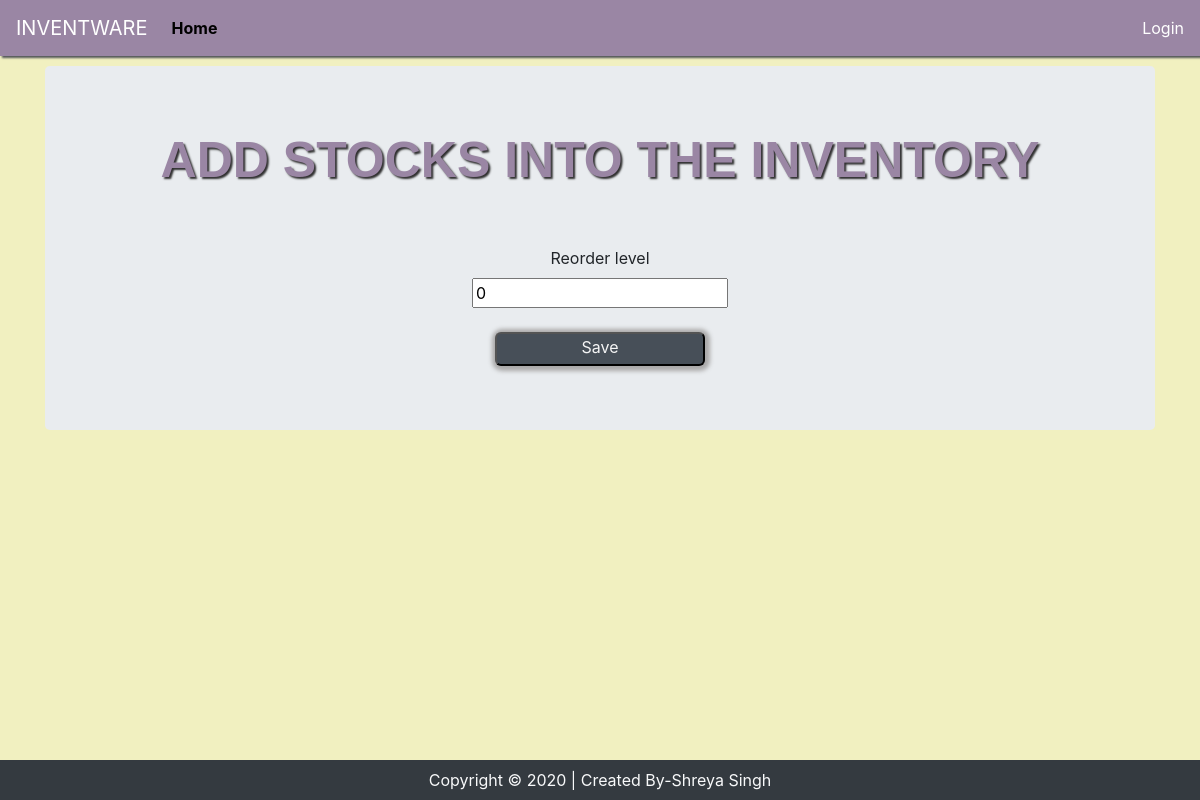
The page /reorder_level/13/ on the database as committed earlier.
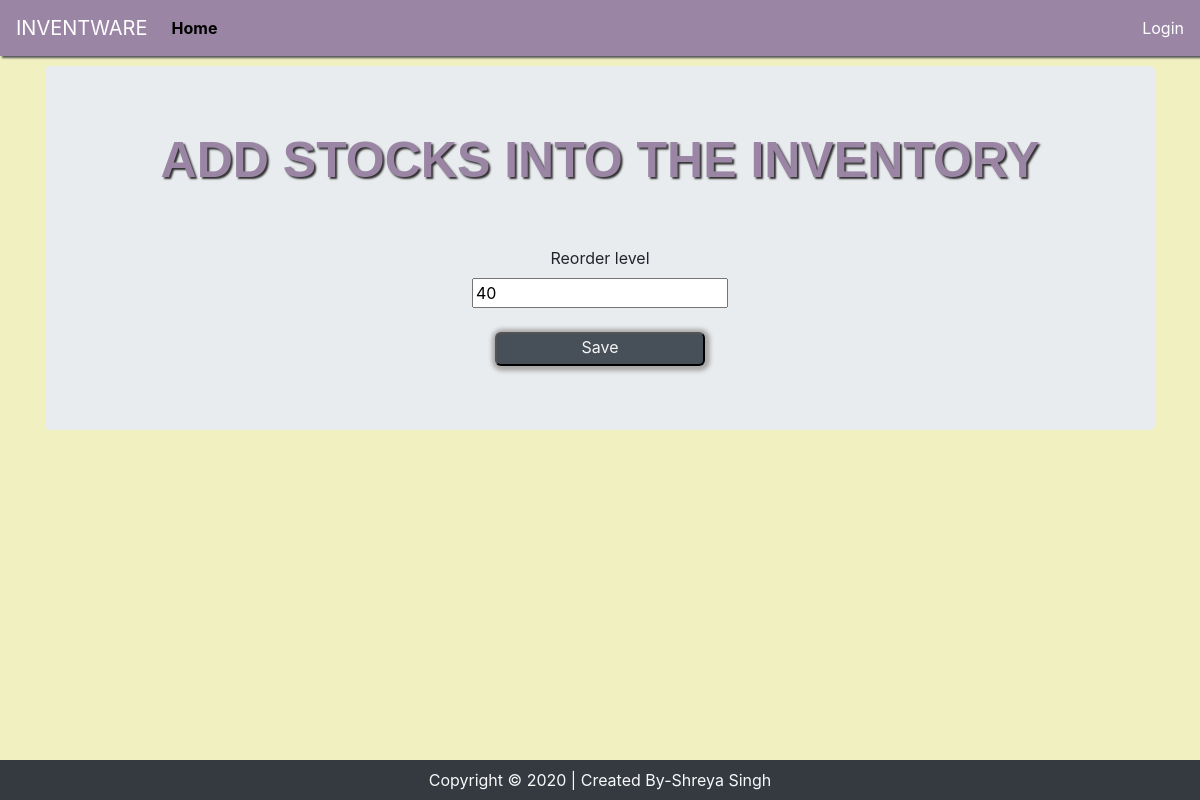
The same page on the database as committed later.
### inventory_mgmt/models.py (models this page shows, shortened)
class Stock(models.Model):
	user = models.ForeignKey(User, related_name='User', on_delete=models.CASCADE,default="")
	category = models.ForeignKey(Category, on_delete=models.CASCADE,blank=True)
	item_name = models.CharField(max_length=50, blank=True, null=True)
	quantity = models.IntegerField(default='0', blank=True, null=True)
	receive_quantity = models.IntegerField(default='0', blank=True, null=True)
	receive_by = models.CharField(max_length=50, blank=True, null=True)
	issue_quantity = models.IntegerField(default='0', blank=True, null=True)
	issue_by = models.CharField(max_length=50, blank=True, null=True)
	issue_to = models.CharField(max_length=50, blank=True, null=True)
	phone_number = models.CharField(max_length=50, blank=True, null=True)
	created_by = models.CharField(max_length=50, blank=True, null=True)
	reorder_level = models.IntegerField(default='0', blank=True, null=True)
	last_updated = models.DateTimeField(auto_now_add=False, auto_now=True)
	timestamp = models.DateTimeField(auto_now=False, auto_now_add=True)

### inventory_mgmt/views.py (the view)
# urls.py: path('reorder_level/<str:pk>/', views.reorder_level, name="reorder_level"),
def reorder_level(request, pk):
	queryset = Stock.objects.get(id=pk)
	form = ReorderLevelForm(request.POST or None, instance=queryset)
	if form.is_valid():
		instance = form.save(commit=False)
		instance.save()
		messages.success(request, "Reorder level for " + str(instance.item_name) + " is updated to " + str(instance.reorder_level))
		return redirect("/list_item")
	context = {
			"instance": queryset,
			"form": form,
		}
	return render(request, "add_items.html", context)

### inventory_mgmt/forms.py
class ReorderLevelForm(forms.ModelForm):
	class Meta:
		model = Stock
		fields = ['reorder_level']

### inventory_mgmt/templates/add_items.html (shortened to what this page needs)
{% load static %}
{% load crispy_forms_tags %}
<!DOCTYPE html>
<html lang="en">
<head>
  <link rel="stylesheet" href="https://stackpath.bootstrapcdn.com/bootstrap/4.4.1/css/bootstrap.min.css">
  <link href="{% static 'css/style.css' %}" rel="stylesheet">
</head>
<body>
{% include 'navbar.html'%}
<main role="main" class="container" style='margin-top:10px;'>
  <center><div class="jumbotron">
      <h1 class="header"><center>ADD STOCKS INTO THE INVENTORY</center></h1><br><br>
      <div class='enhance_form'>
        <form method='POST' action=''>{% csrf_token %}
          {{form|crispy}}
          <br>
          <input type="submit" class='filter_btn' value='Save'/>
        </form>
      </div>
  </div></center>
</main>
  <footer class="bg-dark text-light position-absolute fixed-bottom">
    <p class="text-center py-2 my-0">
    Copyright &copy; 2020 | Created By-Shreya Singh
  </footer>
</body>
</html>

Rows that differ between the two databases and show on the page:
changed Stock: reorder_level "0" → "40"
